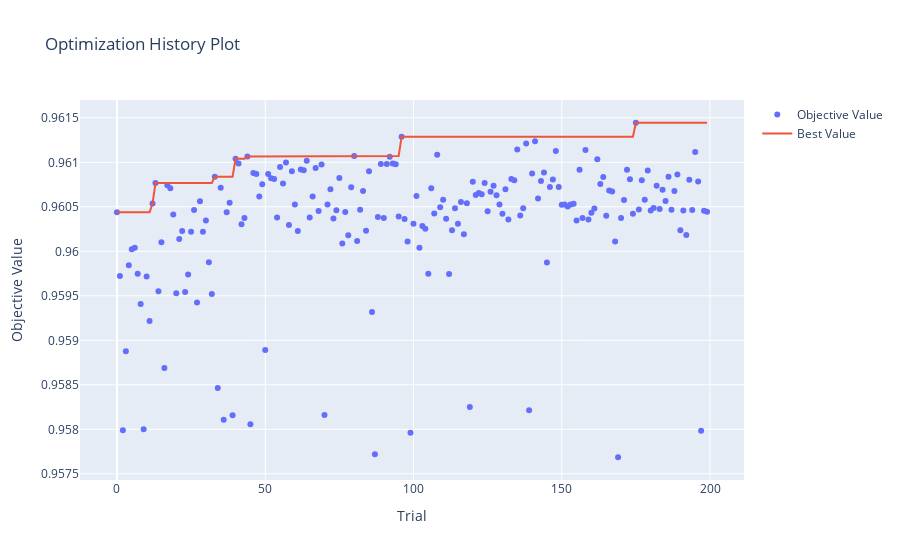

Write notebook code for a chart like this one.
### Code cell
# Gráfico de historico de otimização dos hiperparametros
fig = optuna.visualization.plot_optimization_history(study)
fig.show()

### Figure 1 — Plotly figure (JSON) as saved in the notebook; plotly's stock layout.template omitted (floating-point values rounded to 4 significant figures; data arrays with more than 128 entries replaced by an {"elided": "..."} marker saying what was removed)
{"data": [{"mode": "markers", "name": "Objective Value", "type": "scatter", "x": {"elided": "200 int values"}, "y": {"elided": "200 float values"}}, {"mode": "lines", "name": "Best Value", "type": "scatter", "x": {"elided": "200 int values"}, "y": {"elided": "200 float values"}}, {"marker": {"color": "#cccccc"}, "mode": "markers", "name": "Infeasible Trial", "showlegend": false, "type": "scatter", "x": [], "y": []}], "layout": {"title": {"text": "Optimization History Plot"}, "xaxis": {"title": {"text": "Trial"}}, "yaxis": {"title": {"text": "Objective Value"}}}}
